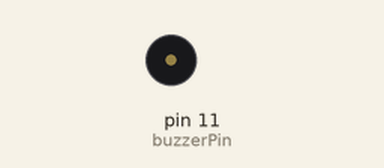
Bench run of a sketch on a simulated Arduino Uno, built with avr-gcc and run on an emulated ATmega328P. Parts: buzzer (waves = sounding).

Above: at 0.1 s.
Timing chart, 0 to 1.6 s (numbered marks = the images above):
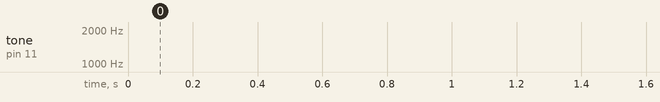

The sketch:

buzzer_sirene.ino
```cpp
// Sirene

#define duration 10
int freq = 0;
int buzzerPin = 11;

void setup()
{
  pinMode(buzzerPin, OUTPUT);
}

void loop()
{
  for(freq = 150; freq < 1800; freq += 1)
  {
    tone(buzzerPin, freq, duration);
    delay(1);
  }
  for (freq = 1800; freq > 150; freq -= 1)
  {
    tone(buzzerPin, freq, duration);
    delay(1);
  }
}
```
